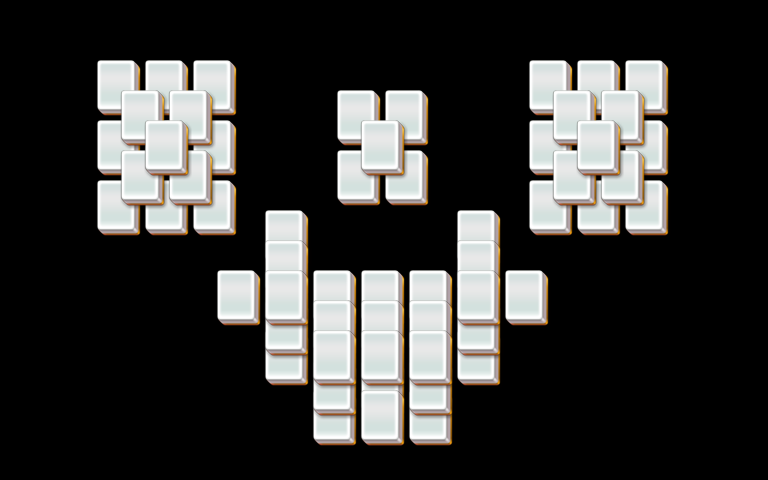

A level layout from a 2D game, rendered from its tile map. Below: a short description, then the map file with tile-grid data replaced by summaries:
An orthogonal 32x16 tile map with 24x30 px tiles, 3 tile layers (layer1, layer2, layer3).

<map version="1.0" orientation="orthogonal" width="32" height="16" tilewidth="24" tileheight="30">
 <properties>
  <property name="species" value="15" />
 </properties>
 <tileset firstgid="1" name="mahjong" tilewidth="48" tileheight="60">
  <image source="mahjong.png" />
 </tileset>
 <layer name="layer1" width="32" height="16">
  <data>[512 cells, 39 non-empty, 1 distinct tile ids]</data>
 </layer>
 <layer name="layer2" width="32" height="16">
  <data>[512 cells, 19 non-empty, 1 distinct tile ids]</data>
 </layer>
 <layer name="layer3" width="32" height="16">
  <data>[512 cells, 8 non-empty, 1 distinct tile ids]</data>
 </layer>
</map>
